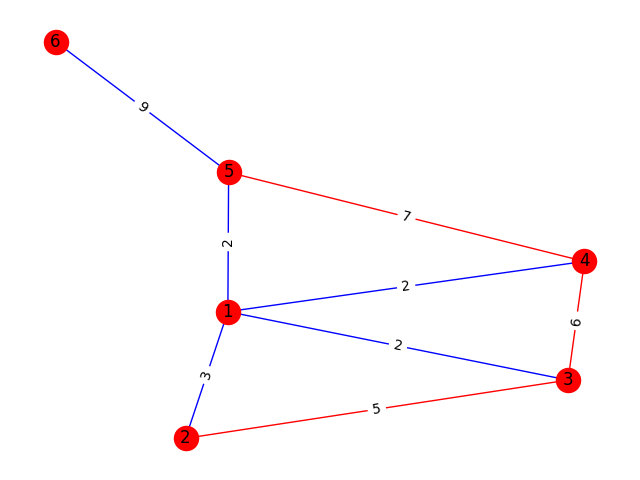

Source code (Python):
import networkx as nx
import matplotlib.pyplot as plt
import collections

G=nx.Graph()

edge = collections.defaultdict(list)
edge_labels = {}
n = int(input())
m = int(input())
par = [0]*(n+1)
ans = 0

def calc_par(v):
	if v == par[v]:
		return v
	par[v] = calc_par(par[v])
	return par[v]

for i in range(1,n+1):
	par[i] = i

for i in range(1,n+1):
	G.add_node(i)

for i in range(m):
	x, y,w = [int(j) for j in input().split()]
	edge[w].append((x,y))
	edge_labels.update({(x,y):w})

#print(sorted(edge.items()))
edge = sorted(edge.items())

for i, j in edge:
	for u,v in j:
		if calc_par(v)!=calc_par(u):
			G.add_edge(u,v,color='b')
			par[calc_par(v)] = calc_par(u)
			ans += i
		else:
			G.add_edge(u,v,color='r')

print(ans)

pos =nx.spring_layout(G)
colors = [G[u][v]['color'] for u,v in G.edges()]
nx.draw(G,pos,edge_color=colors,with_labels=True)
nx.draw_networkx_edge_labels(G,pos,edge_labels=edge_labels)
plt.savefig("kruskal.png")
plt.show()
